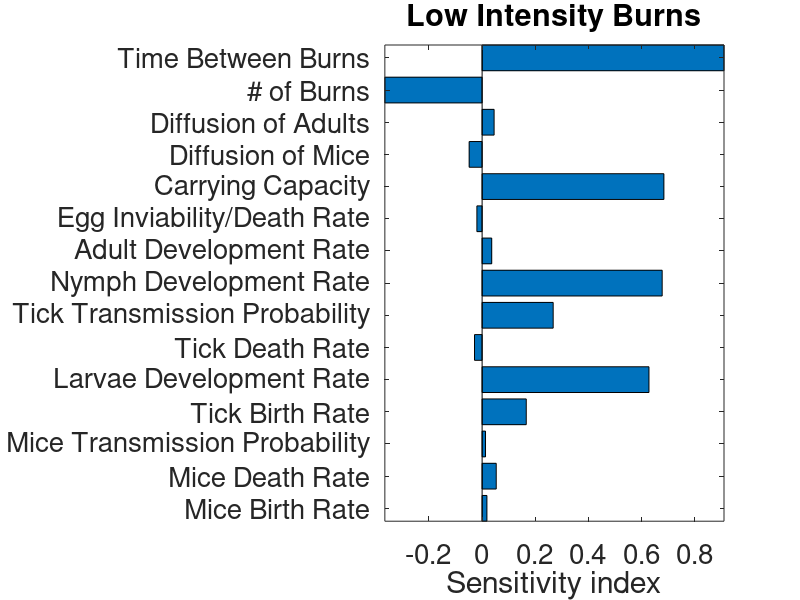

The MATLAB source for this figure: (Note: this script raises an error after producing the figure.)
%To create the PRCC graph and boxplot:
clc
clear all
close all
%%% The sensitivity indices from the PRCC results, you'll need to change
%%% these if you run it on your own. The names on  line 8 correspond to the
%%% order of the variables in lines 11-15.
%'piM','miuM','betaM','piT','sigmaT','miuT','betaT','tauT','gammaT','miue','K', 'DM', 'DA', 'Pulses', 'tau'
% Columns 1 through 10

%     0.0481   -0.0060    0.0015    0.1583    0.5388   -0.0200    0.3750    0.6206    0.0145    0.0220
% 
%   Columns 11 through 15
% 
%     0.5721    0.0086    0.1054   -0.5324    0.9051
%    

%High Intensity
% sbetaM = 0.0015;
% sbetaT = 0.3750;
% smiuM = -0.0060;
% smiuT = -0.0200;
% sK = 0.5721;
% smiue = 0.0220;
% sgammaT = 0.0145;
% ssigmaT = 0.5388;
% stauT = 0.6206;
% spiT = 0.1583;
% spiM = 0.0481;
% sPulses = -0.5324;
% stau = 0.9051;
% sDM = 0.0086;
% sDA = 0.1054;


%'piM','miuM','betaM','piT','sigmaT','miuT','betaT','tauT','gammaT','miue','K', 'DM', 'DA', 'Pulses', 'tau'

%Columns 1 through 10
% 
%     0.0181    0.0532    0.0128    0.1662    0.6279   -0.0286    0.2675    0.6777    0.0362   -0.0197
% 
%   Columns 11 through 15
% 
%     0.6841   -0.0488    0.0452   -0.3660    0.9103
%Low Intensity
sbetaM = 0.0128;
sbetaT = 0.2675;
smiuM = 0.0532;
smiuT = -0.0286;
sK = 0.6841;
smiue = -0.0197;
sgammaT = 0.0362;
ssigmaT = 0.6279;
stauT = 0.6777;
spiT = 0.1662;
spiM = 0.0181;
sPulses = -0.3660;
stau = 0.9103;
sDM = -0.0488;
sDA = 0.0452;

SbetaM = 'Mice Transmission Probability';
SbetaT = 'Tick Transmission Probability';
SmiuM = 'Mice Death Rate';
SmiuT = 'Tick Death Rate';
SK = 'Carrying Capacity';
Smiue = 'Egg Inviability/Death Rate';
SgammaT = 'Adult Development Rate';
SsigmaT = 'Larvae Development Rate';
StauT = 'Nymph Development Rate';
SpiT = 'Tick Birth Rate';
SpiM = 'Mice Birth Rate';
SPulses = '# of Burns';
Stau = 'Time Between Burns';
SDM = 'Diffusion of Mice';
SDA = 'Diffusion of Adults';

sIN = [spiM smiuM sbetaM spiT ssigmaT smiuT sbetaT stauT sgammaT smiue sK sDM sDA sPulses stau];
%%% Definition of the parameters SmiuM Smue SgammaT StauT SpiT
IN = {SpiM SmiuM SbetaM SpiT SsigmaT SmiuT SbetaT StauT SgammaT Smiue SK SDM SDA SPulses Stau};
    

figure(2)
set(0,'DefaultAxesFontSize',20) 

barh(sIN);   %%% Plots the index on a bar graph
xlabel('Sensitivity index')
set(gca,'YLim',[1 40])       
    set(gca,'YTick',1:length(IN)) 
    set(gca,'YTickLabel',IN),  %%% Set the parameters definition on the Y-axis
    axis tight
colormap cool %summer HSV Summer 
title(['Low Intensity Burns'])
% ylabel('Description of Parameters')

%load matrix created from Ticks_LHS_PF for boxplots
LI_IN = cell2mat(struct2cell(load('In_LI.mat')));
HI_IN = cell2mat(struct2cell(load('In_HI.mat')));
LI_IN = LI_IN(:);
HI_IN = HI_IN(:);
isoutLI = isoutlier(LI_IN,'quartiles');
isoutHI = isoutlier(HI_IN,'quartiles');
LI_IN(isoutLI) = NaN;
HI_IN(isoutHI) = NaN;

figure(6)
set(gca, 'FontSize', 20)
boxplot([LI_IN,HI_IN],'Labels',{'Low Intensity','High Intensity'},'symbol', '')
ylim([0,2500])
% title('Dist. of Sum of Infectious Nymphs','fontsize',18)
